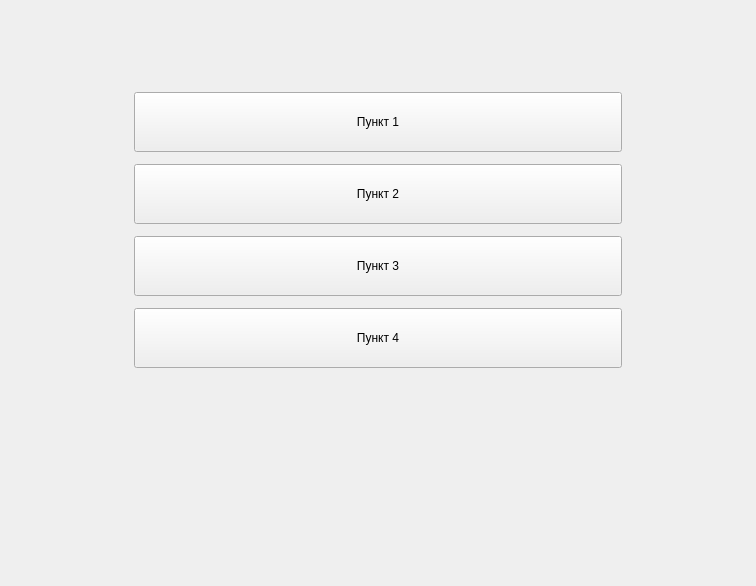
<?xml version="1.0" encoding="UTF-8"?>
<ui version="4.0">
 <class>MainWindow</class>
 <widget class="QMainWindow" name="MainWindow">
  <property name="geometry">
   <rect>
    <x>0</x>
    <y>0</y>
    <width>756</width>
    <height>586</height>
   </rect>
  </property>
  <property name="windowTitle">
   <string>MainWindow</string>
  </property>
  <property name="styleSheet">
   <string notr="true">background-image: url(C:/Users/user/Desktop/Projects/VN_Py/back.jpg);
background-size: 100% 100%;
background-repeat: no-repeat;</string>
  </property>
  <widget class="QWidget" name="centralwidget">
   <property name="sizePolicy">
    <sizepolicy hsizetype="Expanding" vsizetype="Expanding">
     <horstretch>0</horstretch>
     <verstretch>0</verstretch>
    </sizepolicy>
   </property>
   <layout class="QGridLayout" name="gridLayout_2">
    <item row="0" column="0">
     <layout class="QGridLayout" name="gridLayout" rowstretch="1,5,3" columnstretch="1,5,1" rowminimumheight="0,0,0">
      <property name="spacing">
       <number>0</number>
      </property>
      <item row="1" column="0">
       <widget class="QLabel" name="label_4">
        <property name="text">
         <string/>
        </property>
       </widget>
      </item>
      <item row="0" column="2">
       <widget class="QLabel" name="label">
        <property name="text">
         <string/>
        </property>
       </widget>
      </item>
      <item row="0" column="1">
       <widget class="QLabel" name="label_2">
        <property name="text">
         <string/>
        </property>
       </widget>
      </item>
      <item row="0" column="0">
       <widget class="QLabel" name="label_3">
        <property name="text">
         <string/>
        </property>
       </widget>
      </item>
      <item row="2" column="0">
       <widget class="QLabel" name="label_5">
        <property name="text">
         <string/>
        </property>
       </widget>
      </item>
      <item row="1" column="1">
       <layout class="QVBoxLayout" name="verticalLayout" stretch="5,1,5,1,5,1,5">
        <property name="spacing">
         <number>0</number>
        </property>
        <property name="leftMargin">
         <number>20</number>
        </property>
        <property name="topMargin">
         <number>20</number>
        </property>
        <property name="rightMargin">
         <number>20</number>
        </property>
        <property name="bottomMargin">
         <number>20</number>
        </property>
        <item>
         <widget class="QPushButton" name="pushButton_2">
          <property name="enabled">
           <bool>true</bool>
          </property>
          <property name="sizePolicy">
           <sizepolicy hsizetype="Ignored" vsizetype="Ignored">
            <horstretch>5</horstretch>
            <verstretch>1</verstretch>
           </sizepolicy>
          </property>
          <property name="text">
           <string>Пункт 1</string>
          </property>
         </widget>
        </item>
        <item>
         <spacer name="verticalSpacer">
          <property name="orientation">
           <enum>Qt::Vertical</enum>
          </property>
          <property name="sizeType">
           <enum>QSizePolicy::Expanding</enum>
          </property>
          <property name="sizeHint" stdset="0">
           <size>
            <width>10</width>
            <height>40</height>
           </size>
          </property>
         </spacer>
        </item>
        <item>
         <widget class="QPushButton" name="pushButton_3">
          <property name="sizePolicy">
           <sizepolicy hsizetype="Ignored" vsizetype="Ignored">
            <horstretch>5</horstretch>
            <verstretch>1</verstretch>
           </sizepolicy>
          </property>
          <property name="text">
           <string>Пункт 2</string>
          </property>
         </widget>
        </item>
        <item>
         <spacer name="verticalSpacer_2">
          <property name="orientation">
           <enum>Qt::Vertical</enum>
          </property>
          <property name="sizeHint" stdset="0">
           <size>
            <width>20</width>
            <height>40</height>
           </size>
          </property>
         </spacer>
        </item>
        <item>
         <widget class="QPushButton" name="pushButton">
          <property name="sizePolicy">
           <sizepolicy hsizetype="Ignored" vsizetype="Ignored">
            <horstretch>5</horstretch>
            <verstretch>1</verstretch>
           </sizepolicy>
          </property>
          <property name="text">
           <string>Пункт 3</string>
          </property>
         </widget>
        </item>
        <item>
         <spacer name="verticalSpacer_3">
          <property name="orientation">
           <enum>Qt::Vertical</enum>
          </property>
          <property name="sizeHint" stdset="0">
           <size>
            <width>20</width>
            <height>40</height>
           </size>
          </property>
         </spacer>
        </item>
        <item>
         <widget class="QPushButton" name="pushButton_4">
          <property name="sizePolicy">
           <sizepolicy hsizetype="Ignored" vsizetype="Ignored">
            <horstretch>5</horstretch>
            <verstretch>1</verstretch>
           </sizepolicy>
          </property>
          <property name="text">
           <string>Пункт 4</string>
          </property>
         </widget>
        </item>
       </layout>
      </item>
     </layout>
    </item>
   </layout>
  </widget>
 </widget>
 <resources/>
 <connections/>
</ui>
